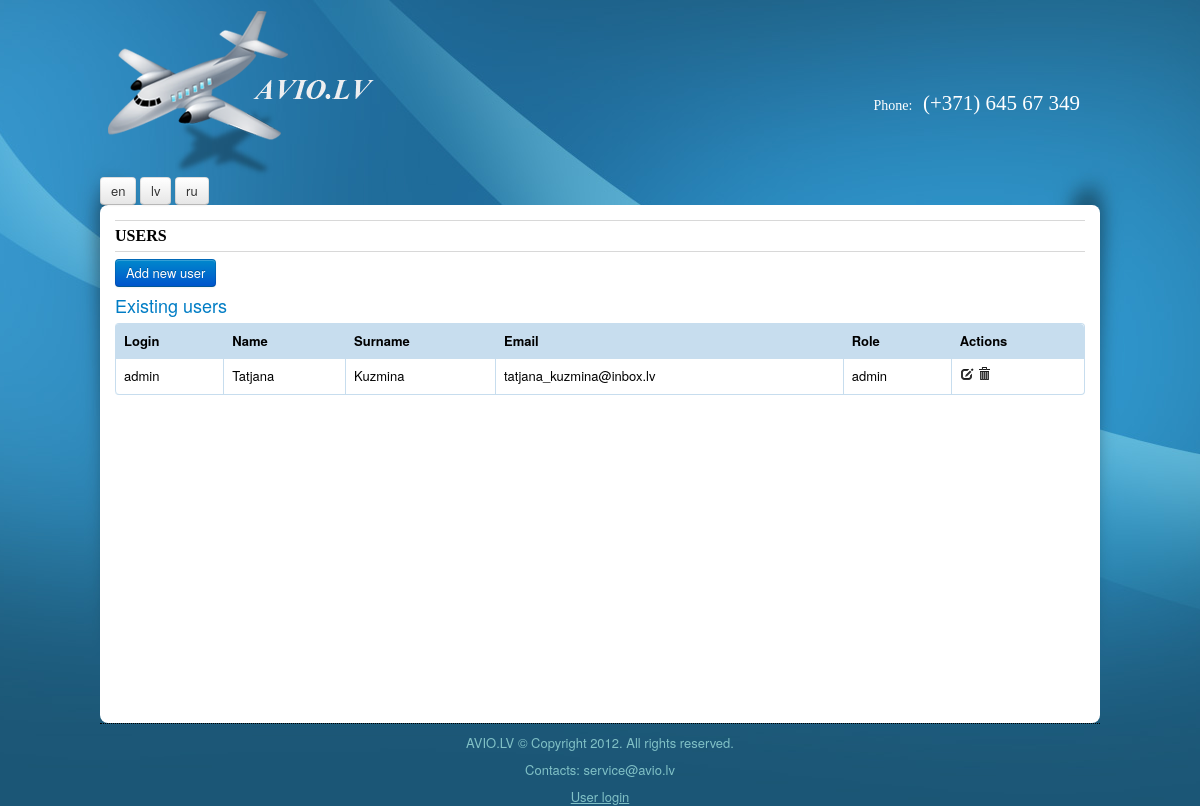
Screenshot of /index.php/users with the database file from the repository.
### tables this page shows
create table users (
  id int not null auto_increment,
  login char(255) not null,
  password char(255) not null,
  name char(255),
  surname char(255),
  role_id int not null,
  email char(255),
  
  primary key (id),
  foreign key (role_id) references roles(id) on delete cascade
);

### application/controllers/users.php (called while the page is built, shortened)
<?php
class Users extends CI_Controller {
    function Users() {
        $this->load->library(array('encrypt', 'form_validation', 'session', 'lang'));
        $this->load->helper(array('form', 'url', 'html', 'avio'));
        $this->load->model(array('users_model', 'roles_model'));
    }
    function index() {
        $users = $this->users_model->get_users();
        $roles = $this->roles_model->get_role_map();
        $data['users'] = $users;
        $data['roles'] = $roles;
        $this->load->view('users_view', $data);
    }
}

### index.php (called while the page is built, shortened)
<?php
require_once BASEPATH.'core/CodeIgniter.php';

### application/helpers/avio_helper.php (called while the page is built, shortened)
<?php
if (!function_exists('avio_url')) {
    function avio_url($relative){
        return site_url($relative);
    }
}
if (!function_exists('avio_resource_url')) {
    function avio_resource_url($relative){
        return "/aviocompany/".$relative;
    }
}

### application/models/users_model.php (called while the page is built, shortened)
<?php
class Users_model extends CI_Model {
    function get_users() {
        $query = $this->db->query("select * from users");
        $users = $query->result();
        return $users;
    }
}

### application/models/Roles_model.php (called while the page is built)
<?php
class Roles_model extends CI_Model {
    function get_role_map() {
        $query = $this->db->query("select * from roles");
        $roles = $query->result();
        $role_map = array();
        foreach($roles as $role) {
            $role_map[$role->id] = $role->name;
        }
        return $role_map;
    }
}

### application/views/users_view.php (the view, shortened to what this page needs)
<?php include("header.php"); ?>
<h1 class="title"><?=$this->lang->line('ui_users')?></h1>
<a class="btn btn-primary" data-toggle="modal" href="#newUser" ><?=$this->lang->line('ui_add_new_user')?></a>
<table class="table table-bordered usersTable">
<h2><?=$this->lang->line('ui_existing_users')?></h2>
<thead>
<tr>
    <th><?=$this->lang->line('ui_login')?></th>
    <th><?=$this->lang->line('ui_person_name')?></th>
    <th><?=$this->lang->line('ui_person_surname')?></th>
    <th><?=$this->lang->line('ui_email')?></th>
    <th><?=$this->lang->line('ui_role')?></th>
    <th><?=$this->lang->line('ui_actions')?></th>
</tr>
</thead>
<?php foreach ($users as $user): ?>
    <?php
        $view_id = "view_".$user->id;
    ?>
    <?=form_open('users/edit/')?>
    <tr>
        <td>
            <?=$user->login?>
        </td>
        <td>
            <div class='view_data <?=$view_id?>'><?=$user->name?></div>
        </td>
        <td>
            <div class='view_data <?=$view_id?>'><?=$user->surname?></div>
        </td>
        <td>
            <div class='view_data <?=$view_id?>'><?=$user->email?></div>
        </td>
        <td>
            <div class='view_data <?=$view_id?>'><?=$roles[$user->role_id]?></div>
        </td>
        <td>
            <span class='view_data <?=$view_id?>'>
                <a class="edit_button" id=<?="'edit_".$user->id."'" ?>><i class="icon-edit" title="edit"></i></a>
                <a href='<?=avio_url('users/delete?user_id='.$user->id)?>'><i class="icon-trash" title="delete"></i></a>
            </span>
        </td>
    </tr>
    <?=form_close();?>
<?php endforeach; ?>
</table>
</div>
<?php include("footer.php"); ?>

### application/views/header.php (shortened to what this page needs)
<!DOCTYPE html>
<html>
<head>
    <link href='<?=avio_resource_url("css/bootstrap.css")?>' rel="stylesheet" type="text/css"/>
    <link href='<?=avio_resource_url("css/aviocompany.css")?>' rel="stylesheet" type="text/css"/>
    <link href='<?=avio_resource_url("css/jquery.ui.timepicker.css")?>' rel="stylesheet" type="text/css"/>
    <link href="http://ajax.googleapis.com/ajax/libs/jqueryui/1.8.18/themes/base/jquery-ui.css" rel="stylesheet"
          type="text/css"/>
</head>
<body>
    <?php $current_user = $this->session->userdata('current_user') ?>
	<div id="container">
	    <div class="header">
	        <a class="logo" href='<?=avio_url("main")?>'>
			<img src='<?=avio_resource_url("img/avio.png")?>' alt="" title="" />
			<img class="img" src='<?=avio_resource_url("img/avio_lv.png")?>' alt="" title="" />
			</a>
	        <div class="phone"><?=$this->lang->line('ui_phone')?>:<span class="number"> &nbsp;(+371) 645 67 349</span></div>
		</div>
        <div>
            <button class="btn switch_language">en</button>
            <button class="btn switch_language">lv</button>
            <button class="btn switch_language">ru</button>
        </div>
	<div class="main">

### application/views/footer.php (shortened to what this page needs)
</div>
<div class="footer">
<p>AVIO.LV &copy; Copyright 2012. <?=$this->lang->line('ui_all_rights_reserved')?>.</p>
<p><?=$this->lang->line('ui_contacts')?>: service@avio.lv</p>
<?php if (!$current_user): ?>
<a data-toggle="modal" href="#login" class="login"><?=$this->lang->line('ui_user_login')?></a>
<?php endif; ?>
</div>
</body>
</html>

### css/aviocompany.css (style rules this page uses)
h1 { color:#007DC5; font-size:26px; font-weight:normal; }
h2 { color:#007DC5; font-size:18px; font-weight:normal; }
a { color:#81C1C6; }
body { background-color:#1B5675; background-attachment: scroll; background-color: #1B5675; background-image: url("../img/bg.jpg"); background-position: center top; background-repeat: repeat-x; color: #000000; margin: 0 auto; padding: 0; }
table { border-collapse:none; }
#container { margin:0 auto; width:1000px; border-radius:5px; min-height:488px; }
.img { margin-left: -71px; margin-top: -9px; }
.main { background-color:white; min-height:488px; padding:15px; border-radius:8px; }
.header { position:relative; overflow:hidden; }
.logo { font:bold 35px Arial; height:175px; overflow:hidden; cursor:pointer; }
.logo img { padding-top:11px; padding-left:8px; }
.phone { color: #FFFFFF; font-family: Trebuchet MS; font-size: 14px; font-weight: normal; padding-right: 20px; padding-top: 18px; text-decoration: none; text-transform: none; float:right; margin-top:76px; }
span.number { color: #FFFFFF; font-family: Trebuchet MS; font-size: 21px; font-weight: normal; text-decoration: none; text-transform: none; }
table thead { background-color:#C7DDEE; }
.title { border-bottom: 1px solid #D8D8D8; border-top: 1px solid #D8D8D8; color: #000000; font: bold 16px/30px Georgia; height: 30px; text-transform:uppercase; margin-bottom:7px; }
.table thead tr th { font-weight:bold; }
.footer { padding-top:10px; border-top:1px dotted black; text-align:center; color: #81C1C6; }
.footer .login { text-decoration:underline; }

### rows the page displays
users: login "admin", name "Tatjana", surname "Kuzmina", email "tatjana_kuzmina@inbox.lv", role "admin"

### other values shown
$this->lang->line('ui_phone') "Phone"
$this->lang->line('ui_users') "USERS"
$this->lang->line('ui_add_new_user') "Add new user"
$this->lang->line('ui_existing_users') "Existing users"
$this->lang->line('ui_login') "Login"
$this->lang->line('ui_person_name') "Name"
$this->lang->line('ui_person_surname') "Surname"
$this->lang->line('ui_email') "Email"
$this->lang->line('ui_role') "Role"
$this->lang->line('ui_actions') "Actions"
$this->lang->line('ui_all_rights_reserved') "All rights reserved"
$this->lang->line('ui_contacts') "Contacts"
$this->lang->line('ui_user_login') "User login"
